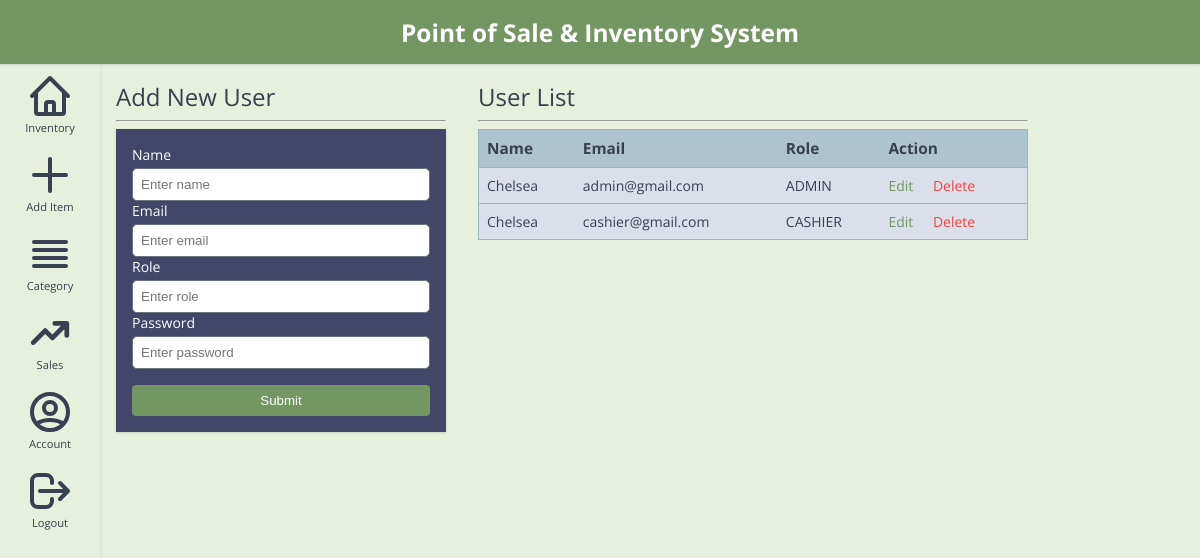
/admin_account.php (signed in), run on an earlier commit of the app's database.
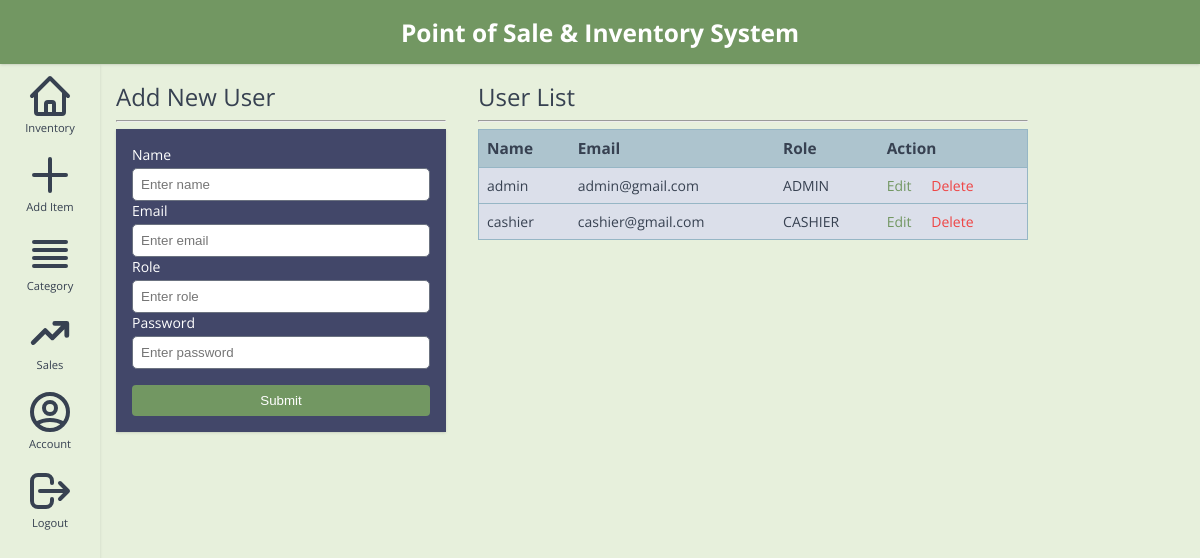
And on a later commit of the database.
### tables this page shows
CREATE TABLE `users` (
  `id` int(11) NOT NULL,
  `name` varchar(60) NOT NULL,
  `email` varchar(60) NOT NULL,
  `role` varchar(7) NOT NULL DEFAULT 'CASHIER',
  `password` varchar(60) NOT NULL
);

### _helper.php (called while the page is built, shortened)
<?php
function get($key) {
    return "";
}

### admin_account.php (the view, shortened to what this page needs)
<?php
try {
    $pdo = new PDO("mysql:host=" . DB_HOST . ";dbname=" . DB_DATABASE, DB_USERNAME, DB_PASSWORD);
    $pdo->setAttribute(PDO::ATTR_ERRMODE, PDO::ERRMODE_EXCEPTION);
    $stmt = $pdo->query("SELECT * FROM users");
    $users = $stmt->fetchAll(PDO::FETCH_OBJ);
} catch (PDOException $e) {
    die("Could not connect to the database " . DB_DATABASE . ": " . $e->getMessage());
}
$user = null;
?>
<!DOCTYPE html>
<html>
<head>
    <link rel="stylesheet" type="text/css" href="css/main-style.css">
    <link rel="stylesheet" type="text/css" href="css/admin-panel.css">
    <link rel="stylesheet" type="text/css" href="css/util.css">
</head>
<body>
    <?php require 'templates/admin_header.php' ?>
    <div class="flex">
        <?php require 'templates/admin_navbar.php' ?>
        <main>
            <div class="flex">
                <div class="category-form">
                    <span class="subtitle">
                        <?php if (get('action') === 'edit') : ?>
                            Edit User
                        <?php else : ?>
                            Add New User
                        <?php endif; ?>
                    </span>
                    <hr />
                    <div class="card">
                        <div class="card-content">
                            <form method="POST" action="api/user_controller.php">
                                <div class="form-control">
                                    <label>Name</label>
                                    <input value="<?= isset($user) ? $user->name : '' ?>" type="text" name="name" placeholder="Enter name" required="true" />
                                </div>
                                <div class="form-control">
                                    <label>Email</label>
                                    <input value="<?= isset($user) ? $user->email : '' ?>" type="email" name="email" placeholder="Enter email" required="true" />
                                </div>
                                <div class="form-control">
                                    <label>Role</label>
                                    <input value="<?= isset($user) ? $user->role : '' ?>" type="text" name="role" placeholder="Enter role" required="true" />
                                </div>
                                <div class="form-control">
                                    <label>Password</label>
                                    <input type="password" name="password" placeholder="Enter password" <?= get('action') === 'edit' ? '' : 'required="true"' ?> />
                                </div>
                                <div class="mt-16">
                                    <button class="btn btn-primary w-full" type="submit">Submit</button>
                                </div>
                            </form>
                        </div>
                    </div>
                </div>
                <div class="category-table">
                    <span class="subtitle">User List</span>
                    <hr />
                    <table id="userTable">
                        <thead>
                            <tr>
                                <th>Name</th>
                                <th>Email</th>
                                <th>Role</th>
                                <th>Action</th>
                            </tr>
                        </thead>
                        <tbody>
                            <?php foreach ($users ?? [] as $user) : ?>
                                <tr>
                                    <td><?= $user->name ?></td>
                                    <td><?= $user->email ?></td>
                                    <td><?= $user->role ?></td>
                                    <td>
                                        <a class="text-primary" href="?action=edit&id=<?= $user->id ?>">Edit</a>
                                        <a class="text-red-500 ml-16" href="api/delete_user.php?id=<?= $user->id ?>" onclick="return confirm('Are you sure you want to delete this user?')">Delete</a>
                                    </td>
                                </tr>
                            <?php endforeach; ?>
                        </tbody>
                    </table>
                </div>
            </div>
        </main>
    </div>
</body>
</html>

### templates/admin_header.php
<header>
    <span class="title">Point of Sale & Inventory System</span>
</header>

### templates/admin_navbar.php (shortened to what this page needs)
<aside>
  <div class="nav-links">
    <a href="admin_home.php" class="nav-links-item">
      <span>Inventory</span>
    </a>
    <a href="admin_add_item.php" class="nav-links-item">
      <svg xmlns="http://www.w3.org/2000/svg" class="icon" fill="none" viewBox="0 0 24 24" stroke="currentColor" stroke-width="2">
        <path stroke-linecap="round" stroke-linejoin="round" d="M12 4v16m8-8H4" />
      </svg>
      <span>Add Item</span>
    </a>
    <a href="admin_category.php" class="nav-links-item">
      <svg xmlns="http://www.w3.org/2000/svg" class="icon" fill="none" viewBox="0 0 24 24" stroke="currentColor" stroke-width="2">
        <path stroke-linecap="round" stroke-linejoin="round" d="M4 6h16M4 10h16M4 14h16M4 18h16" />
      </svg>
      <span>Category</span>
    </a>
    <a href="admin_sales.php" class="nav-links-item">
      <svg xmlns="http://www.w3.org/2000/svg" class="icon" viewBox="0 0 20 20" fill="currentColor">
        <path fill-rule="evenodd" d="M12 7a1 1 0 110-2h5a1 1 0 011 1v5a1 1 0 11-2 0V8.414l-4.293 4.293a1 1 0 01-1.414 0L8 10.414l-4.293 4.293a1 1 0 01-1.414-1.414l5-5a1 1 0 011.414 0L11 10.586 14.586 7H12z" clip-rule="evenodd" />
      </svg>
      <span>Sales</span>
    </a>
    <a href="admin_account.php" class="nav-links-item">
      <svg xmlns="http://www.w3.org/2000/svg" class="icon" fill="none" viewBox="0 0 24 24" stroke="currentColor" stroke-width="2">
        <path stroke-linecap="round" stroke-linejoin="round" d="M5.121 17.804A13.937 13.937 0 0112 16c2.5 0 4.847.655 6.879 1.804M15 10a3 3 0 11-6 0 3 3 0 016 0zm6 2a9 9 0 11-18 0 9 9 0 0118 0z" />
      </svg>
      <span>Account</span>
    </a>
    <a href="api/logout_controller.php" class="nav-links-item">
      <svg xmlns="http://www.w3.org/2000/svg" class="icon" fill="none" viewBox="0 0 24 24" stroke="currentColor" stroke-width="2">
        <path stroke-linecap="round" stroke-linejoin="round" d="M17 16l4-4m0 0l-4-4m4 4H7m6 4v1a3 3 0 01-3 3H6a3 3 0 01-3-3V7a3 3 0 013-3h4a3 3 0 013 3v1" />
      </svg>
      <span>Logout</span>
    </a>
  </div>
</aside>

### css/main-style.css (style rules this page uses)
body { --shadow: 0 1px 3px 0 rgb(0 0 0 / 0.1), 0 1px 2px -1px rgb(0 0 0 / 0.1); --teal-500: #14B8A6; --red-100: #FEE2E2; --red-500: #EF4444; --green-100: #DCFCE7; --green-300: #86EFAC; --green-500: #22C55E; --primary: #729762; --primary-lighter: #93C5FD; --primary-darker: #A25772; --gray-50: #DBDFEA; --gray-100: #E7F0DC; --gray-200: #ADC4CE; --gray-300: #96B6C5; --gray-400: #9CA3AF; --gray-500: #6B7280; --gray-700: #374151; --color-200: #E3FEF7; background: var(--gray-100); margin: 0; font-family: "Open Sans"; font-size: 14px; color: var(--gray-700); }
.card { transition: background-color 0.3s ease; background-color: #424769; box-shadow: var(--shadow); color: #fff; margin: auto; }
.card-content { padding: 16px; }
.form-control { display: flex; flex-direction: column; }
.form-control input, .form-control select { background-color: #fff; margin-top: 4px; padding: 8px; border-radius: 5px; border: 1px solid #6B7280; }
.btn { font-weight: 500; padding: 8px 16px; background-color: var(--gray-100); border: none; border-radius: 4px; cursor: pointer; }
.btn-primary { background-color: var(--primary); transition: background-color 0.3s ease; color: #fff; }

### css/admin-panel.css (style rules this page uses)
header { background-color: #729762; box-shadow: var(--shadow); height: 64px; display: flex; align-items: center; justify-content: center; position: sticky; top: 0; width: full; }
.title { font-size: 1.75em; font-weight: 700; color: #fff }
.subtitle { font-size: 1.5rem; }
hr { color: var(--gray-300); }
a { color: inherit; text-decoration: none; }
aside { height: calc(100vh - 64px); min-width: 100px; max-width: 100px; box-shadow: var(--shadow); }
main { flex-grow: 1; height: calc(100vh - 64px); overflow-y: auto; }
.nav-links { display: flex; flex-direction: column; }
.nav-links-item { padding: 8px; display: flex; flex-direction: column; align-items: center; font-size: 0.8em; transition: background-color 0.5s ease; }
.nav-links-item .icon { width: 48px; }
.category-form { padding: 16px; width: 30%; }
.category-table { padding: 16px; width: 50%; }
table { border-collapse: collapse; width: 100%; border: 1px solid var(--gray-300); }
thead { border: 1px solid var(--gray-300); border-width: 1px 0; background-color: var(--gray-200); }
th { text-align: left; padding: 8px; font-size: 1.1em; }
td { background-color: var(--gray-50); border: 1px solid var(--gray-300); border-width: 1px 0; padding: 8px; }

### css/util.css (style rules this page uses)
.mt-16 { margin-top: 16px; }
.ml-16 { margin-left: 16px; }
.flex { display: flex; }
.w-full { width: 100%; }
.text-primary { color: var(--primary); }
.text-red-500 { color: var(--red-500); }

What changed in the data, as far as the page shows it:
changed users "admin@gmail.com": name "Chelsea" → "admin"
changed users "cashier@gmail.com": name "Chelsea" → "cashier"
